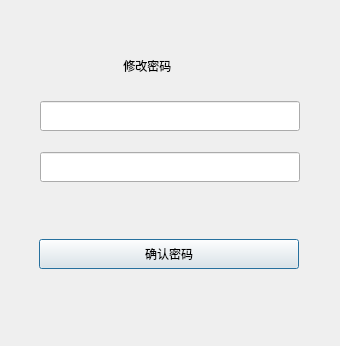
<?xml version="1.0" encoding="UTF-8"?>
<ui version="4.0">
 <class>passwordDialog</class>
 <widget class="QDialog" name="passwordDialog">
  <property name="geometry">
   <rect>
    <x>0</x>
    <y>0</y>
    <width>340</width>
    <height>346</height>
   </rect>
  </property>
  <property name="windowTitle">
   <string>Dialog</string>
  </property>
  <widget class="QLineEdit" name="passwordEdit">
   <property name="geometry">
    <rect>
     <x>40</x>
     <y>152</y>
     <width>260</width>
     <height>30</height>
    </rect>
   </property>
   <property name="minimumSize">
    <size>
     <width>0</width>
     <height>30</height>
    </size>
   </property>
   <property name="maximumSize">
    <size>
     <width>16777215</width>
     <height>30</height>
    </size>
   </property>
   <property name="text">
    <string/>
   </property>
  </widget>
  <widget class="QLabel" name="titleLabel">
   <property name="geometry">
    <rect>
     <x>120</x>
     <y>50</y>
     <width>111</width>
     <height>31</height>
    </rect>
   </property>
   <property name="text">
    <string> 修改密码</string>
   </property>
  </widget>
  <widget class="QPushButton" name="passwordPushButton">
   <property name="geometry">
    <rect>
     <x>39</x>
     <y>239</y>
     <width>260</width>
     <height>30</height>
    </rect>
   </property>
   <property name="minimumSize">
    <size>
     <width>0</width>
     <height>30</height>
    </size>
   </property>
   <property name="maximumSize">
    <size>
     <width>16777215</width>
     <height>30</height>
    </size>
   </property>
   <property name="sizeIncrement">
    <size>
     <width>0</width>
     <height>30</height>
    </size>
   </property>
   <property name="text">
    <string>确认密码</string>
   </property>
  </widget>
  <widget class="closeButton" name="closeBtn" native="true">
   <property name="geometry">
    <rect>
     <x>29</x>
     <y>19</y>
     <width>21</width>
     <height>21</height>
    </rect>
   </property>
  </widget>
  <widget class="QLineEdit" name="userEdit">
   <property name="geometry">
    <rect>
     <x>40</x>
     <y>101</y>
     <width>260</width>
     <height>30</height>
    </rect>
   </property>
   <property name="minimumSize">
    <size>
     <width>0</width>
     <height>30</height>
    </size>
   </property>
   <property name="maximumSize">
    <size>
     <width>16777215</width>
     <height>30</height>
    </size>
   </property>
   <property name="text">
    <string/>
   </property>
   <property name="clearButtonEnabled">
    <bool>false</bool>
   </property>
  </widget>
  <widget class="loginButton" name="loginBtn" native="true">
   <property name="geometry">
    <rect>
     <x>100</x>
     <y>310</y>
     <width>139</width>
     <height>19</height>
    </rect>
   </property>
  </widget>
 </widget>
 <customwidgets>
  <customwidget>
   <class>closeButton</class>
   <extends>QWidget</extends>
   <header>close.h</header>
   <container>1</container>
  </customwidget>
  <customwidget>
   <class>loginButton</class>
   <extends>QWidget</extends>
   <header location="global">login.h</header>
   <container>1</container>
  </customwidget>
 </customwidgets>
 <resources/>
 <connections/>
</ui>
